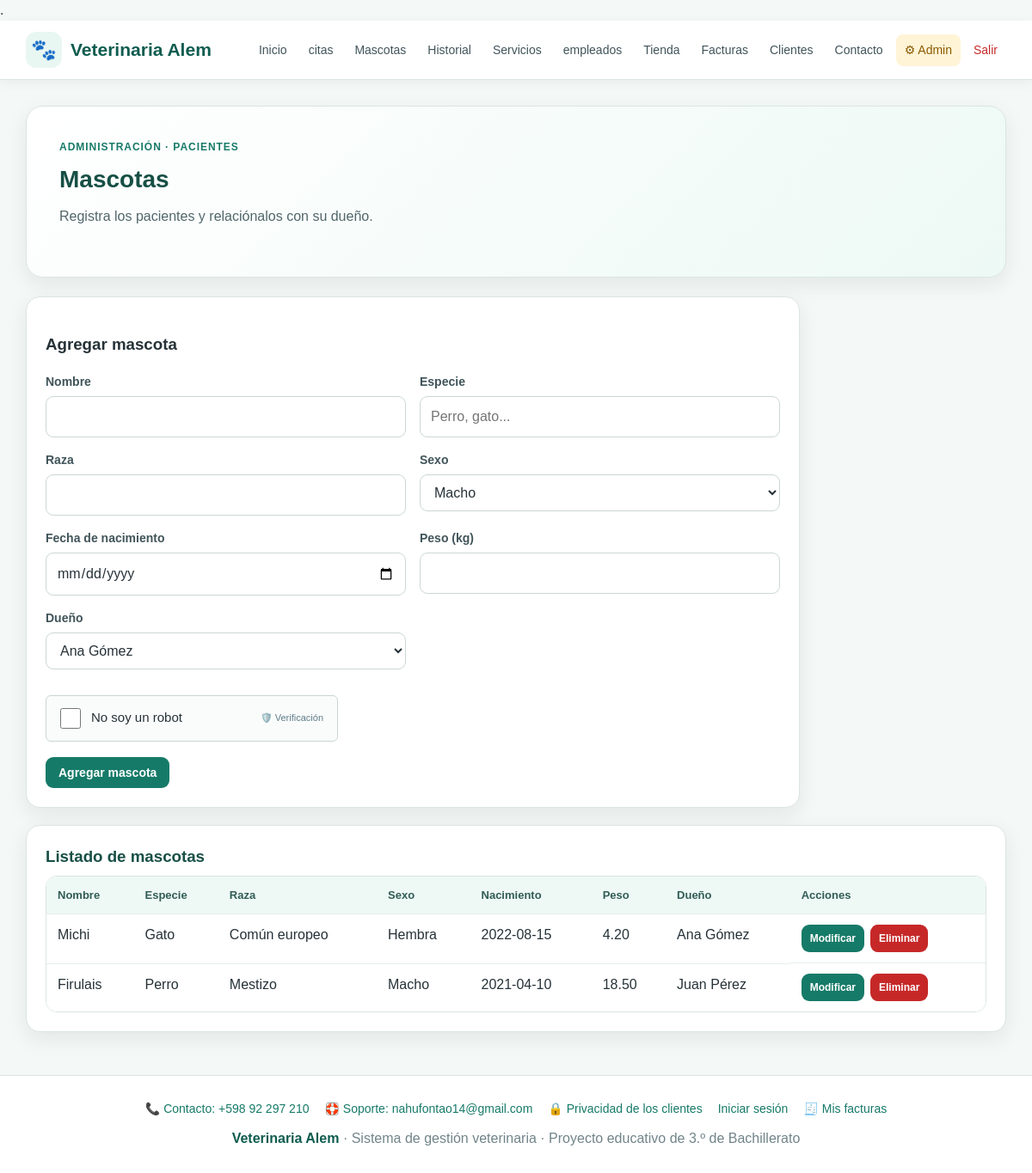
Screenshot of /admin/mascotas.php (signed in) with the database file from the repository.
### tables this page shows
CREATE TABLE mascotas(
 id INT AUTO_INCREMENT PRIMARY KEY,
 nombre VARCHAR(100) NOT NULL,
 especie VARCHAR(50) NOT NULL,
 raza VARCHAR(80),
 sexo VARCHAR(20),
 fecha_nacimiento DATE NULL,
 peso DECIMAL(6,2) NULL,
 id_cliente INT NOT NULL,
 FOREIGN KEY(id_cliente) REFERENCES clientes(id) ON UPDATE CASCADE ON DELETE RESTRICT
);

CREATE TABLE clientes(
 id INT AUTO_INCREMENT PRIMARY KEY,
 nombre VARCHAR(100) NOT NULL,
 cedula VARCHAR(30),
 telefono VARCHAR(30),
 email VARCHAR(150),
 direccion VARCHAR(200)
);

### includes/auth.php (called while the page is built, shortened)
<?php
function es_admin() {
    return ($_SESSION["rol"] ?? "") === "admin";
}
function puede($tabla, $accion) {
    if (es_admin()) return true;
    $p = permisos_empleado();
    return isset($p[$tabla]) && in_array($accion, $p[$tabla], true);
}

### admin/mascotas.php (the view, shortened to what this page needs)
<?php
require "../includes/auth.php";
require "../includes/captcha.php";
require "../conexion.php";
$clientes = $conexion->query("SELECT id, nombre FROM clientes ORDER BY nombre");
$r = $conexion->query(
    "SELECT m.*, d.nombre AS dueno
     FROM mascotas m
     JOIN clientes d ON d.id = m.id_cliente
     ORDER BY m.id DESC"
);
require "../includes/header.php";
?>
<section class="hero">
    <div class="hero-kicker"><?= es_admin() ? "Administración" : "Empleado" ?> · Pacientes</div>
    <h2>Mascotas</h2>
    <p>Registra los pacientes y relaciónalos con su dueño.</p>
</section>
<div class="form-card">
    <h3>Agregar mascota</h3>
    <form method="post">
        <div class="form-grid">
            <div class="field"><label>Nombre</label><input name="nombre" required></div>
            <div class="field"><label>Especie</label><input name="especie" placeholder="Perro, gato..." required></div>
            <div class="field"><label>Raza</label><input name="raza"></div>
            <div class="field"><label>Sexo</label><select name="sexo"><option>Macho</option><option>Hembra</option></select></div>
            <div class="field"><label>Fecha de nacimiento</label><input type="date" name="fecha_nacimiento"></div>
            <div class="field"><label>Peso (kg)</label><input type="number" step="0.01" name="peso" min="0"></div>
            <div class="field"><label>Dueño</label>
                <select name="id_cliente" required>
                    <?php while ($d = $clientes->fetch_assoc()): ?>
                        <option value="<?= $d["id"] ?>"><?= htmlspecialchars($d["nombre"]) ?></option>
                    <?php endwhile; ?>
                </select>
            </div>
        </div>
        <br>
        <?= captcha_html() ?>
        <div class="form-actions"><button class="btn" type="submit">Agregar mascota</button></div>
    </form>
</div>
<div class="table-card">
    <h3>Listado de mascotas</h3>
    <div class="table-wrap">
        <table>
            <tr><th>Nombre</th><th>Especie</th><th>Raza</th><th>Sexo</th><th>Nacimiento</th><th>Peso</th><th>Dueño</th><th>Acciones</th></tr>
            <?php while ($x = $r->fetch_assoc()): ?>
                <tr>
                    <td><?= htmlspecialchars($x["nombre"]) ?></td>
                    <td><?= htmlspecialchars($x["especie"]) ?></td>
                    <td><?= htmlspecialchars($x["raza"]) ?></td>
                    <td><?= htmlspecialchars($x["sexo"]) ?></td>
                    <td><?= htmlspecialchars($x["fecha_nacimiento"]) ?></td>
                    <td><?= htmlspecialchars($x["peso"]) ?></td>
                    <td><?= htmlspecialchars($x["dueno"]) ?></td>
                    <td class="actions">
                        <a class="btn small" href="editar.php?tabla=mascotas&id=<?= $x["id"] ?>">Modificar</a>
                        <?php if (puede("mascotas", "baja")): ?><a class="btn danger small" href="eliminar.php?tabla=mascotas&id=<?= $x["id"] ?>">Eliminar</a><?php endif; ?>
                    </td>
                </tr>
            <?php endwhile; ?>
        </table>
    </div>
</div>
<?php require "../includes/footer.php"; ?>

### css/estilos.css (style rules this page uses)
* { box-sizing:border-box }
:root { --verde:#167a68; --verde-oscuro:#0e5c4f; --verde-claro:#e9f7f3; --azul:#2563eb; --rojo:#c62828; --amarillo:#d88900; --texto:#263238; --gris:#607d8b; --fondo:#f4f8f7; --blanco:#ffffff; --borde:#dbe5e2; --sombra:0 8px 24px rgba(25,55,50,.08); }
html { scroll-behavior:smooth }
body { margin:0; font-family:Arial,Helvetica,sans-serif; background:var(--fondo); color:var(--texto); line-height:1.5; }
a { color:var(--verde);text-decoration:none }
.hero { background:linear-gradient(135deg,#ffffff 0%,#edf9f5 100%); border:1px solid var(--borde); border-radius:20px; padding:38px; box-shadow:var(--sombra); margin-bottom:22px; }
.hero-kicker { color:var(--verde); font-weight:700; text-transform:uppercase; letter-spacing:.08em; font-size:12px; margin-bottom:8px; }
.hero h1,.hero h2 { margin:0 0 10px; color:#164f45; }
.hero h2 { font-size:28px }
.hero p { margin:0 0 20px;color:#52666b;max-width:760px }
.card,.form-card,.table-card { background:var(--blanco); border:1px solid var(--borde); border-radius:16px; padding:22px; box-shadow:var(--sombra); margin-bottom:20px; }
.card h3,.table-card h3 { margin:0 0 8px; color:#174f46; }
.btn { display:inline-block; border:0; background:var(--verde); color:#fff; padding:10px 15px; border-radius:9px; font-weight:700; font-size:14px; cursor:pointer; text-decoration:none; }
.btn.danger { background:var(--rojo) }
.btn.small { padding:7px 10px;font-size:12px }
.actions { display:flex; gap:7px; flex-wrap:wrap; align-items:center; }
.form-card { max-width:900px; }
.form-grid { display:grid; grid-template-columns:repeat(2,minmax(0,1fr)); gap:16px; }
.field { display:flex; flex-direction:column; gap:6px; }
.field label { font-size:14px; font-weight:700; color:#40545a; }
input,select,textarea { width:100%; padding:11px 12px; border:1px solid #cbd8d5; border-radius:9px; background:#fff; color:var(--texto); font:inherit; outline:none; }
.form-actions { display:flex; gap:9px; flex-wrap:wrap; margin-top:18px; }
.table-wrap { overflow-x:auto; background:#fff; border:1px solid var(--borde); border-radius:13px; }
table { width:100%; min-width:650px; border-collapse:collapse; background:#fff; }
th,td { padding:12px 13px; border-bottom:1px solid #e8eeee; text-align:left; vertical-align:top; }
th { background:#eef8f5; color:#315c55; font-size:13px; }
tr:last-child td { border-bottom:0 }

### rows the page displays
mascotas: nombre "Michi", especie "Gato", raza "Común europeo", sexo "Hembra", fecha_nacimiento "2022-08-15", peso "4.20", id_cliente.nombre "Ana Gómez"
mascotas: nombre "Firulais", especie "Perro", raza "Mestizo", sexo "Macho", fecha_nacimiento "2021-04-10", peso "18.50", id_cliente.nombre "Juan Pérez"

### other values shown
VET_TELEFONO "+598 92 297 210"
VET_EMAIL_SOPORTE "nahufontao14@gmail.com"
form field id_cliente "Ana Gómez"
